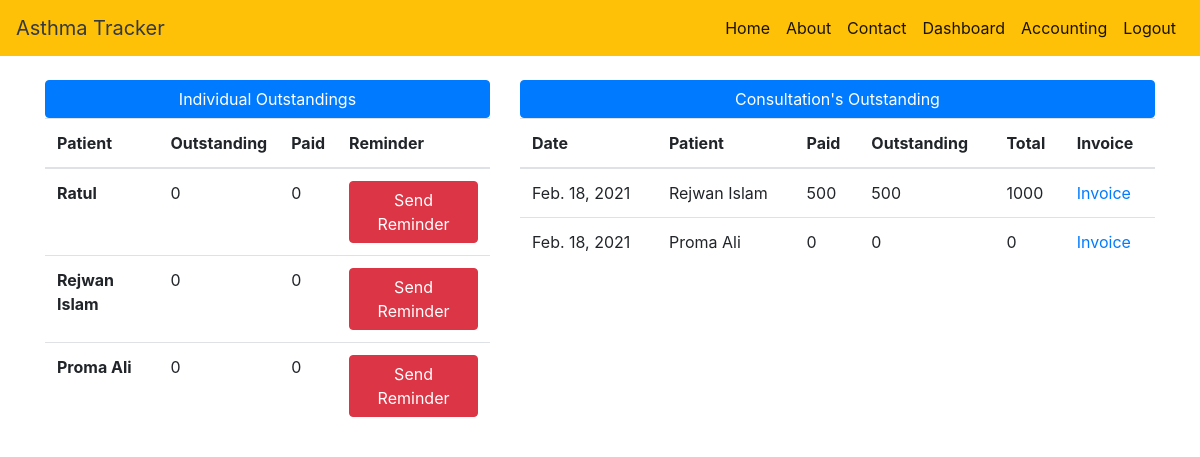
Screenshot of /hr_accounting/ with the database file from the repository.
### PATIENT/models.py (models this page shows)
class Invoice(models.Model):
    patient = models.OneToOneField(Patient, on_delete=models.CASCADE)
    outstanding = models.CharField(max_length=10)
    paid = models.CharField(max_length=10)

class Patient(models.Model):
    name = models.CharField(max_length=40)
    phone = models.CharField(max_length=12, default="", unique=True)
    email = models.CharField(max_length=50, unique=True)
    gender = models.CharField(max_length=30)
    address = models.CharField(max_length=200)
    age = models.IntegerField(max_length=12)
    weight = models.IntegerField(max_length=3)
    blood = models.CharField(max_length=10)
    medical = models.CharField(max_length=100)
    case = models.CharField(max_length=20)
    username = models.OneToOneField(User, on_delete=models.CASCADE)

### DOCTOR/models.py (models this page shows)
class Prescription(models.Model):
    prescription = models.CharField(max_length=200)
    symptoms = models.CharField(max_length=200)
    patient = models.ForeignKey(Patient, on_delete=models.CASCADE, unique=False)
    doctor = models.ForeignKey(Doctor, on_delete=models.CASCADE, unique=False)
    appointment = models.ForeignKey('COMMON_APP.Appointment', on_delete=models.CASCADE, unique=False)
    prescripted_date = models.DateField(auto_now=True)
    outstanding = models.IntegerField(default=0)
    paid = models.IntegerField(default=0)
    total = models.IntegerField(default=0)

### COMMON_APP/views.py (the view)
# urls.py: path('hr_accounting/', hr_accounting, name='hr_accounting'),
def hr_accounting(request):
    status = False
    if request.user:
        status = request.user
    individual = Invoice.objects.all()
    consulation = Prescription.objects.all()
    return render(request, 'hr_accounting.html',
                  {'individual': individual, 'consulation': consulation, 'user': 'H', 'status': status})

### templates/hr_accounting.html (shortened to what this page needs)
<!DOCTYPE html>
<html>
<head>
    <link rel="stylesheet" href="https://stackpath.bootstrapcdn.com/bootstrap/4.5.0/css/bootstrap.min.css">
</head>
<body>
{% include "nav.html" %}
<br>
<div class="container">
    <div class="row">
        <div class="col-sm-5">
            <button class="btn btn-primary" id="hello">Individual Outstandings</button>
            <table class="table">
                <thead>
                <tr>
                    <th scope="col">Patient</th>
                    <th scope="col">Outstanding</th>
                    <th scope="col">Paid</th>
                    <th scope="col">Reminder</th>
                </tr>
                </thead>
                <tbody>
                {% for data in individual %}
                <tr>
                    <th scope="row">{{ data.patient.name }}</th>
                    <td> {{ data.outstanding }}</td>
                    <td> {{ data.paid }}</td>
                    <td><a class="btn btn-danger" href="{% url 'send_reminder' id=data.id %}">Send Reminder</a></td>
                </tr>
                {% endfor %}
                </tbody>
            </table>
        </div>
        <div class="col-sm-7">
            <button class="btn btn-primary" id="hello">Consultation's Outstanding</button>
            <table class="table">
                <thead>
                <tr>
                    <th scope="col">Date</th>
                    <th scope="col">Patient</th>
                    <th scope="col">Paid</th>
                    <th scope="col">Outstanding</th>
                    <th scope="col">Total</th>
                    <th scope="col">Invoice</th>
                </tr>
                </thead>
                <tbody>
                {% for data in consulation %}
                <tr>
                    <td> {{ data.prescripted_date }}</td>
                    <td> {{ data.patient.name }}</td>
                    <td> {{ data.paid }}</td>
                    <td> {{ data.outstanding }}</td>
                    <td> {{ data.total}}</td>
                    <td><a href="{% url 'get_pdf' id=data.id %}">Invoice</a></td>
                </tr>
                {% endfor %}
                </tbody>
            </table>
        </div>
    </div>
</div>
</body>
</html>

### templates/hr_accounting.html (style rules this page uses)
#hello { width: 100%; }

### rows the page displays
Invoice: patient.name "Ratul", outstanding "0", paid "0"
Invoice: patient.name "Rejwan Islam", outstanding "0", paid "0"
Invoice: patient.name "Proma Ali", outstanding "0", paid "0"
Prescription: prescripted_date "Feb. 18, 2021", patient.name "Rejwan Islam", paid "500", outstanding "500", total "1000"
Prescription: prescripted_date "Feb. 18, 2021", patient.name "Proma Ali", paid "0", outstanding "0", total "0"
